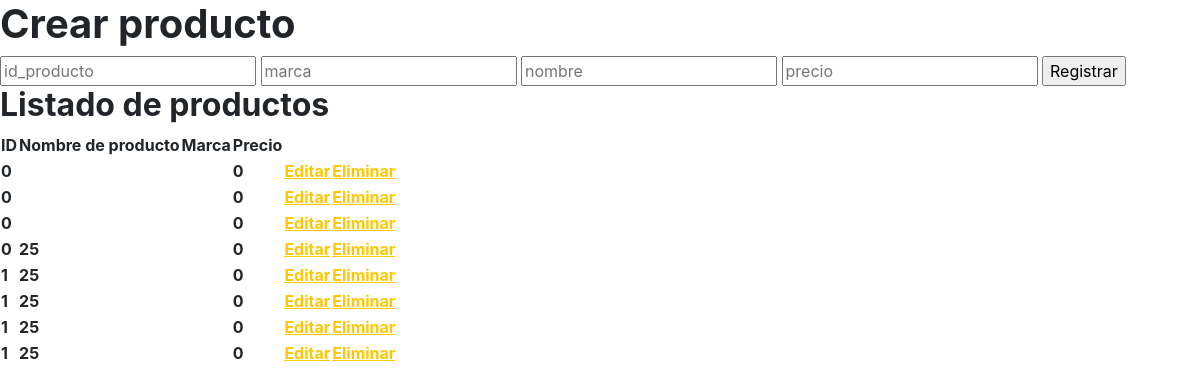
The page /CRUD_Testing_DPS/index_.php on the database its author committed.
### tables this page shows
CREATE TABLE `productos` (
  `id_producto` int(3) NOT NULL,
  `marca` varchar(15) NOT NULL,
  `precio` int(11) NOT NULL,
  `nombre` varchar(30) NOT NULL
);

### CRUD_Testing_DPS/index_.php (the view, shortened to what this page needs)
<?php
$con = connection();
$sql = "SELECT * FROM productos";
$query = mysqli_query($con, $sql);
?>
<!DOCTYPE html>
<html lang="en">
<head>
    <link href="CSS/style.css" rel="stylesheet">
</head>
<body>
    <div class="users-form">
        <h1>Crear producto</h1>
        <form action="insert_user.php" method="POST">
            <input type="text" name="id_producto" placeholder="id_producto">
            <input type="text" name="marca" placeholder="marca">
            <input type="text" name="password" placeholder="nombre">
            <input type="text" name="precio" placeholder="precio">
            <input type="submit" value="Registrar">
        </form>
    </div>
    <div class="users-table">
        <h2>Listado de productos</h2>
        <table>
            <thead>
                <tr>
                    <th>ID</th>
                    <th>Nombre de producto</th>
                    <th>Marca</th>
                    <th>Precio</th>
                    <th></th>
                    <th></th>
                </tr>
            </thead>
            <tbody>
                <?php while ($row = mysqli_fetch_array($query)): ?>
                    <tr>
                        <th><?= $row['id_producto'] ?></th>
                        <th><?= $row['nombre'] ?></th>
                        <th><?= $row['marcados'] ?></th>
                        <th><?= $row['precio'] ?></th>
                        <th><a href="update.php?id=<?= $row['id_usuario'] ?>" class="users-table--edit">Editar</a></th>
                        <th><a href="delete_user.php?id=<?= $row['id_usuario'] ?>" class="users-table--delete" >Eliminar</a></th>
                    </tr>
                <?php endwhile; ?>
            </tbody>
        </table>
    </div>
</body>
</html>

### rows shown on the page
productos: id_producto "0", precio "0"
productos: id_producto "0", precio "0"
productos: id_producto "0", precio "0"
productos: id_producto "0", nombre "25", precio "0"
productos: id_producto "1", nombre "25", precio "0"
productos: id_producto "1", nombre "25", precio "0"
productos: id_producto "1", nombre "25", precio "0"
productos: id_producto "1", nombre "25", precio "0"
